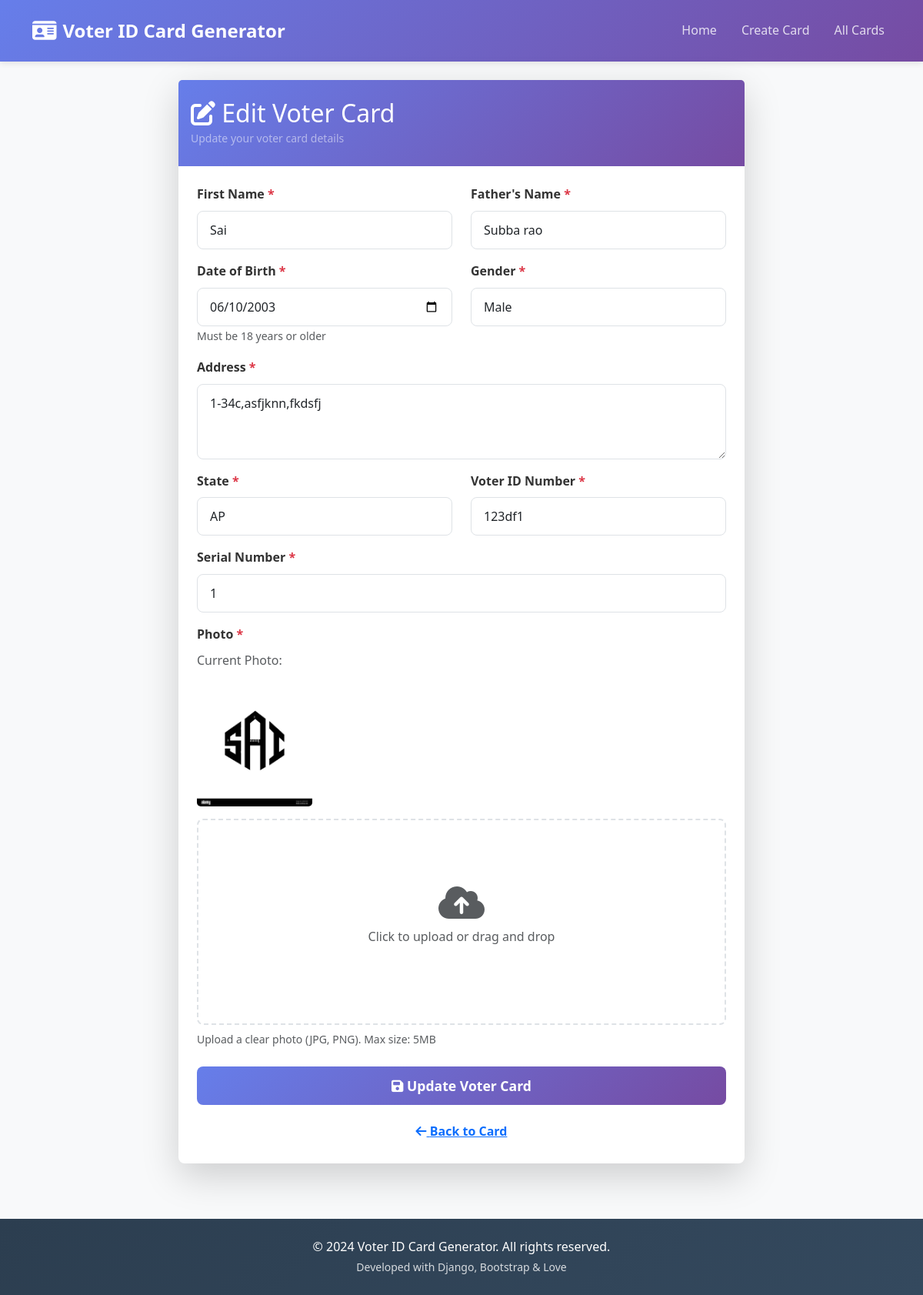
Screenshot of /card/1/edit/ with the database file from the repository.
### voter_card/models.py (models this page shows, shortened)
class VoterCard(models.Model):
    first_name = models.CharField(max_length=100)
    father_name = models.CharField(max_length=100)
    date_of_birth = models.DateField()
    address = models.TextField()
    voter_id_number = models.CharField(max_length=20, unique=True)
    photo = models.ImageField(upload_to='voter_photos/')
    gender = models.CharField(max_length=10, choices=[('Male', 'Male'), ('Female', 'Female'), ('Other', 'Other')], default='Male')
    state = models.CharField(max_length=100, default='')
    serial_number = models.CharField(max_length=50, default='')
    created_at = models.DateTimeField(auto_now_add=True)
    updated_at = models.DateTimeField(auto_now=True)
    class Meta:
        ordering = ['-created_at']

### voter_card/views.py (the view)
# urls.py: path('card/<int:pk>/edit/', views.edit_voter_card, name='edit_voter_card'),
@require_http_methods(["GET", "POST"])
def edit_voter_card(request, pk):
    voter_card = get_object_or_404(VoterCard, pk=pk)
    if request.method == 'POST':
        form = VoterCardForm(request.POST, request.FILES, instance=voter_card)
        if form.is_valid():
            form.save()
            messages.success(request, 'Voter card updated successfully!')
            return redirect('view_voter_card', pk=voter_card.pk)
        else:
            context = {'form': form, 'voter_card': voter_card, 'errors': form.errors}
            return render(request, 'voter_card/edit.html', context)
    else:
        form = VoterCardForm(instance=voter_card)
    context = {'form': form, 'voter_card': voter_card}
    return render(request, 'voter_card/edit.html', context)

### templates/voter_card/edit.html (shortened to what this page needs)
{% extends 'base.html' %}
{% load static %}
{% block content %}
<div class="row justify-content-center">
    <div class="col-lg-8">
        <div class="card shadow-lg">
            <div class="card-header bg-gradient text-white py-4">
                <h2 class="mb-0">
                    <i class="fas fa-edit"></i> Edit Voter Card
                </h2>
                <small class="text-white-50">Update your voter card details</small>
            </div>
            <div class="card-body p-4">
                <form method="post" enctype="multipart/form-data" id="voterCardForm" novalidate>
                    <div class="row">
                        <div class="col-md-6 mb-3">
                            <label for="{{ form.first_name.id_for_label }}" class="form-label fw-bold">
                                First Name <span class="text-danger">*</span>
                            </label>
                            {{ form.first_name }}
                        </div>
                        <div class="col-md-6 mb-3">
                            <label for="{{ form.father_name.id_for_label }}" class="form-label fw-bold">
                                Father's Name <span class="text-danger">*</span>
                            </label>
                            {{ form.father_name }}
                        </div>
                    </div>
                    <div class="row">
                        <div class="col-md-6 mb-3">
                            <label for="{{ form.date_of_birth.id_for_label }}" class="form-label fw-bold">
                                Date of Birth <span class="text-danger">*</span>
                            </label>
                            {{ form.date_of_birth }}
                            <small class="form-text text-muted">{{ form.date_of_birth.help_text }}</small>
                        </div>
                        <div class="col-md-6 mb-3">
                            <label for="{{ form.gender.id_for_label }}" class="form-label fw-bold">
                                Gender <span class="text-danger">*</span>
                            </label>
                            {{ form.gender }}
                        </div>
                    </div>
                    <div class="mb-3">
                        <label for="{{ form.address.id_for_label }}" class="form-label fw-bold">
                            Address <span class="text-danger">*</span>
                        </label>
                        {{ form.address }}
                    </div>
                    <div class="row">
                        <div class="col-md-6 mb-3">
                            <label for="{{ form.state.id_for_label }}" class="form-label fw-bold">
                                State <span class="text-danger">*</span>
                            </label>
                            {{ form.state }}
                        </div>
                        <div class="col-md-6 mb-3">
                            <label for="{{ form.voter_id_number.id_for_label }}" class="form-label fw-bold">
                                Voter ID Number <span class="text-danger">*</span>
                            </label>
                            {{ form.voter_id_number }}
                        </div>
                    </div>
                    <div class="mb-3">
                        <label for="{{ form.serial_number.id_for_label }}" class="form-label fw-bold">
                            Serial Number <span class="text-danger">*</span>
                        </label>
                        {{ form.serial_number }}
                    </div>
                    <div class="mb-4">
                        <label for="{{ form.photo.id_for_label }}" class="form-label fw-bold">
                            Photo <span class="text-danger">*</span>
                        </label>
                        {% if voter_card.photo %}
                        <div class="mb-3">
                            <p class="text-muted">Current Photo:</p>
                            <img src="{{ voter_card.photo.url }}" alt="Current Photo" style="max-width: 150px; border-radius: 5px;">
                        </div>
                        {% endif %}
                        <div class="photo-upload-box">
                            <div class="photo-preview-area" id="photoPreview">
                                <i class="fas fa-cloud-upload-alt fa-3x text-muted"></i>
                                <p class="mt-2 text-muted">Click to upload or drag and drop</p>
                            </div>
                        </div>
                        <small class="form-text text-muted d-block mt-2">{{ form.photo.help_text }}</small>
                    </div>
                    <div class="d-grid gap-2 mb-3">
                        <button type="submit" class="btn btn-primary btn-lg">
                            <i class="fas fa-save"></i> Update Voter Card
                        </button>
                    </div>
                    <div class="text-center">
                        <a href="{% url 'view_voter_card' voter_card.pk %}" class="btn btn-link">
                            <i class="fas fa-arrow-left"></i> Back to Card
                        </a>
                    </div>
                </form>
            </div>
        </div>
    </div>
</div>
{% endblock %}

### static/css/style.css (style rules this page uses)
:root { --primary-color: #667eea; --secondary-color: #764ba2; --success-color: #28a745; --danger-color: #dc3545; --warning-color: #ffc107; --info-color: #17a2b8; --light-color: #f8f9fa; --dark-color: #343a40; --border-radius: 0.5rem; --box-shadow: 0 2px 8px rgba(0, 0, 0, 0.1); --transition: all 0.3s ease; }
* { margin: 0; padding: 0; box-sizing: border-box; }
body { font-family: 'Segoe UI', Tahoma, Geneva, Verdana, sans-serif; background-color: var(--light-color); color: #333; line-height: 1.6; }
.card { border: none; border-radius: var(--border-radius); box-shadow: var(--box-shadow); transition: var(--transition); }
.card-header { border-bottom: none; border-radius: var(--border-radius) var(--border-radius) 0 0; }
.bg-gradient { background: linear-gradient(135deg, var(--primary-color) 0%, var(--secondary-color) 100%) !important; }
.btn { border-radius: var(--border-radius); font-weight: 600; transition: var(--transition); border: none; }
.btn-primary { background: linear-gradient(135deg, var(--primary-color) 0%, var(--secondary-color) 100%); border: none; }
.btn-lg { padding: 0.75rem 2rem; font-size: 1.1rem; }
.form-control, .form-select { border: 1px solid #dee2e6; border-radius: var(--border-radius); padding: 0.75rem 1rem; font-size: 1rem; transition: var(--transition); }
.form-label { color: #333; margin-bottom: 0.5rem; }
.form-text { color: #6c757d; font-size: 0.875rem; }
.photo-upload-box { position: relative; border: 2px dashed #dee2e6; border-radius: var(--border-radius); padding: 2rem; text-align: center; transition: var(--transition); cursor: pointer; background: white; }
.photo-preview-area { display: flex; flex-direction: column; align-items: center; justify-content: center; min-height: 200px; }
.text-white-50 { color: rgba(255, 255, 255, 0.5); }

### templates/voter_card/edit.html (style rules this page uses)
.photo-upload-box { position: relative; border: 2px dashed #dee2e6; border-radius: 0.5rem; padding: 2rem; text-align: center; transition: all 0.3s ease; cursor: pointer; }
.photo-preview-area { display: flex; flex-direction: column; align-items: center; justify-content: center; min-height: 200px; pointer-events: none; }

### rows the page displays
VoterCard: first_name "Sai", father_name "Subba rao", date_of_birth "06/10/2003", gender "Male", address "1-34c,asfjknn,fkdsfj", state "AP", voter_id_number "123df1", serial_number "1", photo (picture)
